Frame 1 (no input): blank canvas, image omitted
Frame 60 (no input): blank canvas, image omitted
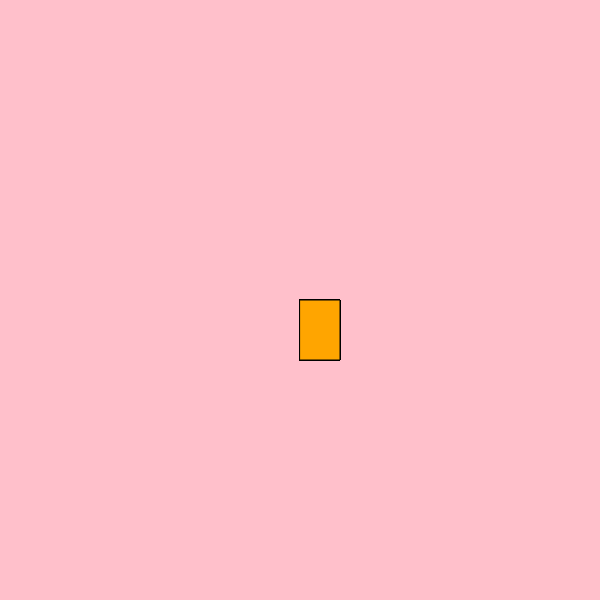
Frame 120 (the mouse pressed at the canvas centre since frame 60)

The p5.js sketch whose frames 1 and 60 were blank and that drew this single picture after the mouse press (run headless with seeded random() and noise() and a simulated clock; from frame 60 on, the mouse is pressed at the canvas centre):

// p5.js sketch
// ── sketch.js
function setup() {
  createCanvas(600, 600);//cria um retangulo de x de largura por y de altura 
  background("pink");//acrecenta uma cor de fundo} fiil("green");

}

function draw() {

fill("orange");

if(mouseIsPressed){
  rect(mouseX,mouseY,40,60); 
  
}

}
  
  
  
    
